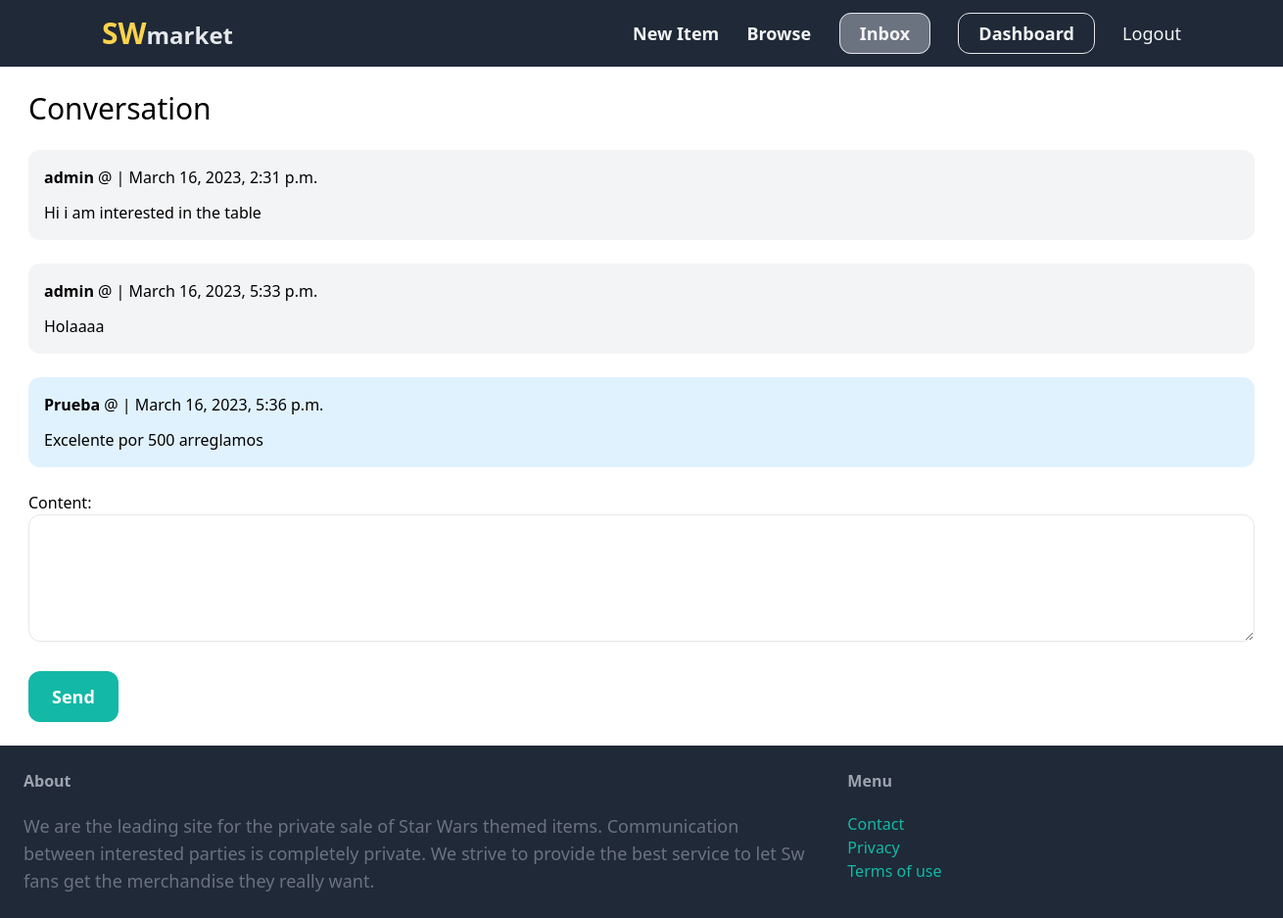
The page /dashboard/detail_conversation/3 (signed in) on the database as committed earlier.
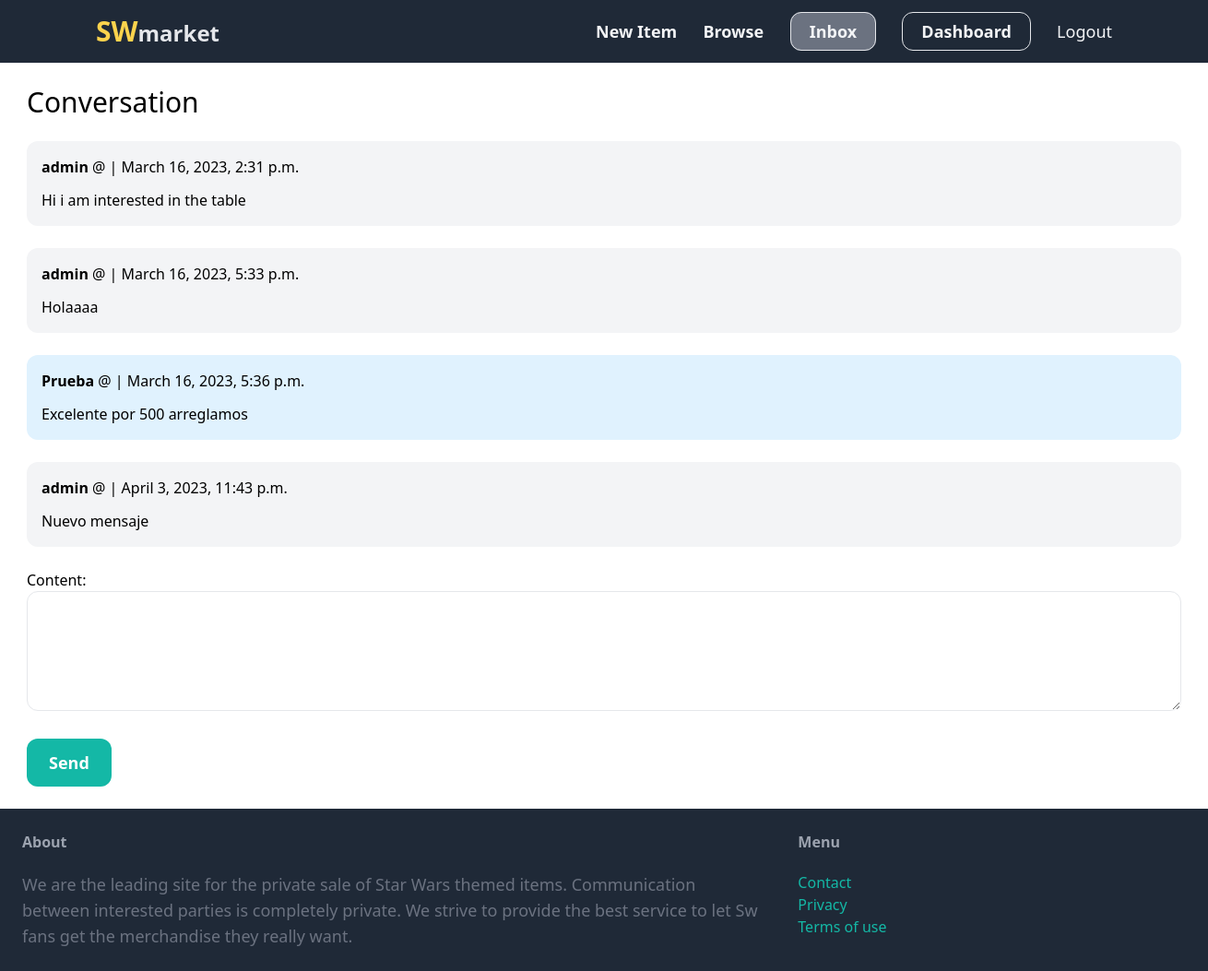
The same page on the database as committed later.
### dashboard/models.py (models this page shows)
class ConversationMessage(models.Model):
    conversation=models.ForeignKey(Conversation,  related_name='messages', on_delete=models.CASCADE)
    content = models.TextField()
    created_at=models.DateTimeField(auto_now_add=True)
    created_by= models.ForeignKey(User,  related_name='created_messages', on_delete=models.CASCADE)

### dashboard/views.py (the view)
# urls.py: path('detail_conversation/<int:pk>', views.detail_conversation, name='detail_conversation' ),
@login_required
def detail_conversation(request, pk):
    conversation = Conversation.objects.filter(members__in=[request.user.id]).get(pk=pk)
    if request.method == 'POST':
        form = ConversationMessageForm(request.POST)
        if form.is_valid:
             conversation_message = form.save(commit=False)
             conversation_message.conversation=conversation
             conversation_message.created_by=request.user
             conversation_message.save()
             conversation.save() # LA grabo para que se actualize la fecha de modificacion con al de este mensaje
             return redirect( 'detail_conversation', pk=pk)
    else:
        form = ConversationMessageForm()
    return render(request, 'detail_conversation.html',{'conversation':conversation,'form':form})

### dashboard/forms.py
class ConversationMessageForm(forms.ModelForm):
    class Meta:
        model=ConversationMessage
        fields=('content',)
        widgets = {
            'content':forms.Textarea(attrs={
                  'class': 'w-full py-4 px-6 rounded-xl border',
                   'rows':'4',
            })
        }

### dashboard/templates/detail_conversation.html (shortened to what this page needs)
{% extends 'base.html' %}
{% block content %}
<h1 class="mb-6 text-3xl">Conversation </h1>
<div class="space-y-6">
    {% for message in conversation.messages.all %}
    <div class="p-4 flex  {% if message.created_by == request.user %} bg-sky-100 {% else %} bg-gray-100 {% endif %} rounded-xl">
        <div>
            <p class="mb-3"> <strong>{{message.created_by.username}}</strong>  @ | {{message.created_at}} </p>
            <p>{{message.content}}</p>
        </div>
    </div>
    {% endfor %}
</div>
<form action="{% url 'detail_conversation' conversation.id  %}" method="POST" class="mt-6">
    {{form.as_p}}
    <button type="submit" class="inline-block mt-6 px-6 py-3 text-lg font-semibold bg-teal-500 text-white rounded-xl
    hover:bg-teal-700 ">Send </button>
</form>
{% endblock %}

Rows that differ between the two databases and show on the page:
added ConversationMessage: created_by.username "admin", created_at "April 3, 2023, 11:43 p.m.", content "Nuevo mensaje"
